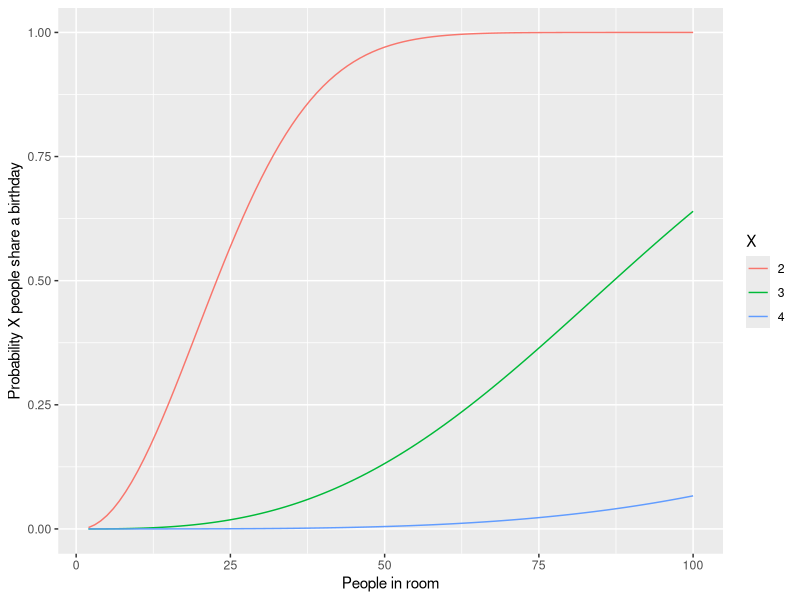
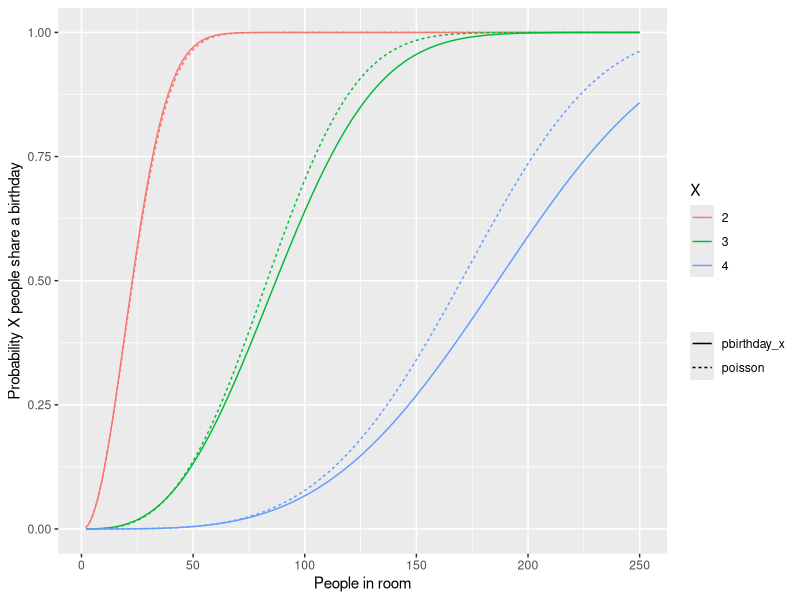
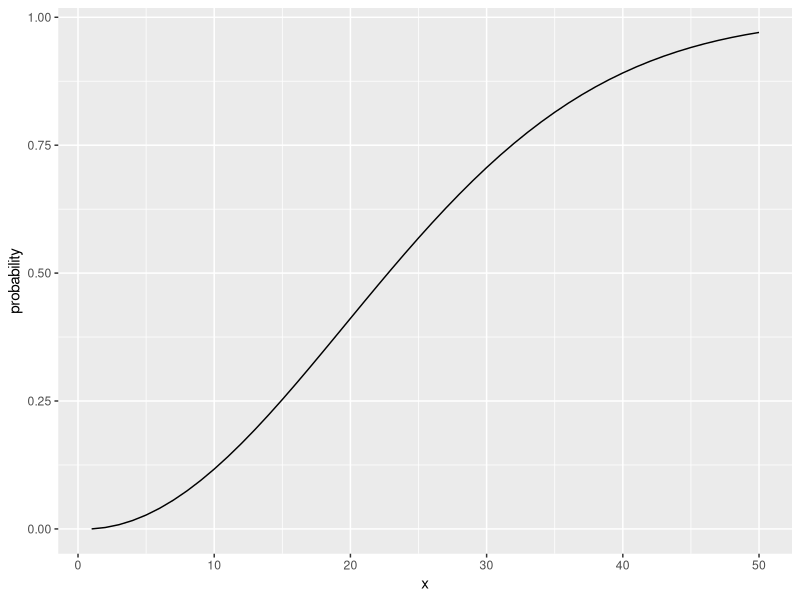

Generate these figures, in order, with R:
# Birthday problem

library(dplyr)
library(tidyr)
library(ggplot2)
library(purrr)

crossing(n = 2:100, 
         x = 2:4) %>% 
  mutate(probability = map2_dbl(n, x, ~pbirthday(.x, coincident = .y))) %>% 
  ggplot(aes(n, probability, color = factor(x))) +
  geom_line() +
  labs(x = "People in room", 
       y = "Probability X people share a birthday", 
       color = "X")

# Approximating birthday paradox with Poisson distribution

crossing(n = 2:250, 
         x = 2:4) %>% 
  mutate(combinations = choose(n, x), 
         probability_each = (1/365)^(x-1), 
         poisson = 1-dpois(0, combinations * probability_each), 
         pbirthday_x = map2_dbl(n, x, ~pbirthday(.x, coincident = .y))) %>% 
  gather(type, probability, pbirthday_x, poisson) %>% 
  ggplot(aes(n, probability, color = factor(x), lty = type)) +
  geom_line() +
  labs(x = "People in room", 
       y = "Probability X people share a birthday", 
       color = "X", 
       lty = "")

# the reason is because events are no longer weakly dependent-every pair makes triplets
# more likely.

# Analytical solution to birthday problem (Mikhail Papov; bearlogic.github.io)

# Suppose, we are interested in the probability that, in a set of n randomly chosen people, some pair of them will have the same
# birthday (which we refer to as event A).

# Using Kolmogorov axionms and conditional probability, we can derive an analytical solution for P(A):

# P(A) = 1-\frac{n!.\binom{365}{n}}{365^n}

# This can be solved in `R` as:

pa <- function(n){
  1 - (factorial(n) * choose(365, n))/(365^n)
}

map_dfr(.x = list(probability = 1:50), .f = pa) %>% 
  mutate(x = seq_along(probability)) %>% 
  ggplot(aes(x = x, y = probability)) +
  geom_line()
